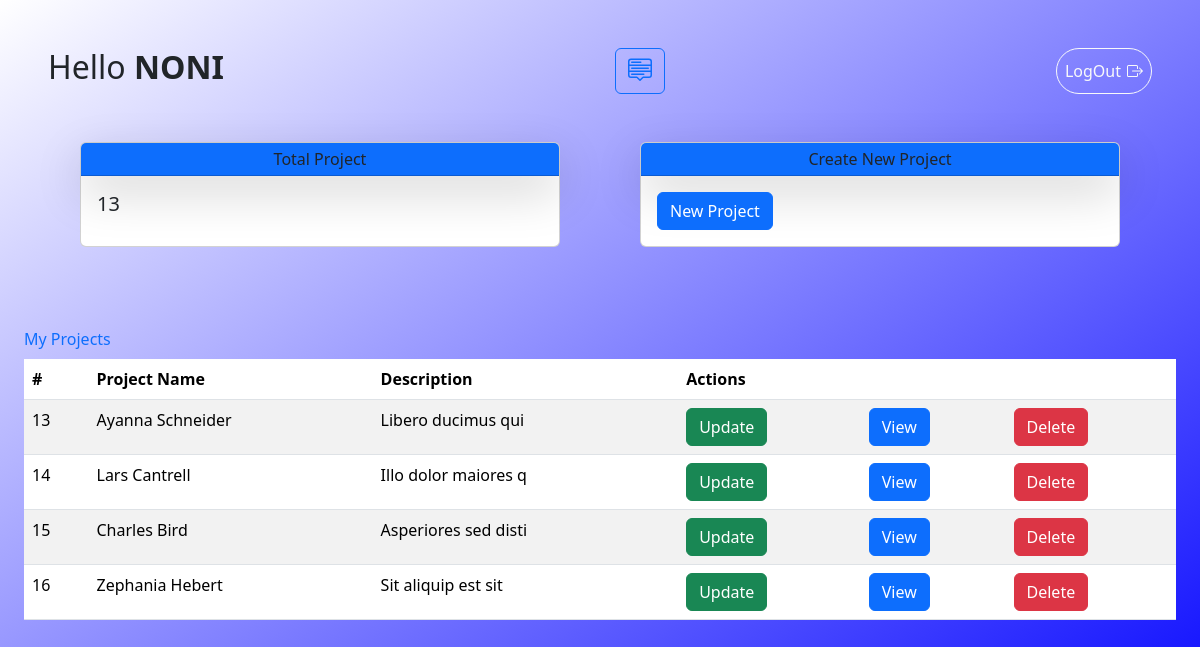
Screenshot of / (signed in) with the database file from the repository.
### survey/models.py (models this page shows, shortened)
class Project(models.Model):
   name = models.CharField(null=True, max_length=100)
   description = models.TextField(null=True)
   users = models.ManyToManyField(User)

### survey/views.py (the view)
# urls.py: 2. Add a URL to urlpatterns:  path('', Home.as_view(), name='home')
@login_required(login_url='login')
def Home(request):
    projects = Project.objects.all()
    total_proj = Project.objects.count()
    filtered_projects = Project.objects.filter(users=request.user)
    form = ProjectForm()
    if request.method == 'POST':
        form = ProjectForm(request.POST)
        if form.is_valid():
            form.save(commit=True, user=request.user)
            messages.success(request, 'Project created successfully')
            return redirect('home')
    context = {
        'projects': projects,
        'total_proj': total_proj,
        'form': form,
        'filtered_projects': filtered_projects
    }
    return render(request, 'survey/home.html', context)

### survey/templates/survey/home.html (shortened to what this page needs)
{% load static %}
<!DOCTYPE html>
<html>
  <head>
    <link rel="stylesheet" href="">
    <link href="https://cdn.jsdelivr.net/npm/bootstrap@5.3.2/dist/css/bootstrap.min.css" rel="stylesheet">
  </head>
  <body>
<section
class="vh-100 gradient-custom overflow-auto" style="background-image: linear-gradient(to bottom right, white, blue);">
       <div class="d-flex justify-content-between p-5">
        <h2>Hello <span class='text-uppercase fw-bold'>{{request.user}} </span></h2>
        <a href="{% url "project" %}" type="button" class="btn btn-outline-primary"></a>
<a href={% url "logout" %} class="icon-link icon-link-hover rounded-pill p-2 btn btn-outline-light" style="--bs-link-hover-color-rgb: 255,255,255; ">LogOut
</a>
       </div>
       <div class="d-flex justify-content-evenly">
        <div class="card"  style="width: 30rem;">
        <div class="card-header shadow-lg p-1 text-center bg-primary">
          Total Project
        </div>
        <div class="card-body">
          <h5 class="card-title">{{total_proj}}</h5>
        </div>
      </div>
<div class="card"  style="width: 30rem;">
        <div class="card-header shadow-lg p-1 text-center bg-primary ">
          Create New Project
        </div>
        <div class="card-body">
<button type="button" class="btn btn-primary" data-bs-toggle="modal" data-bs-target="#staticBackdrop">
  New Project
</button>
        </div>
      </div>
       </div>
<div class='p-4 mt-5'>
       <table class="table table-striped table-hover caption-top">
        <caption class='text-primary'>My Projects</caption>
<thead>
  <tr>
    <th scope="col">#</th>
    <th scope="col">Project Name</th>
    <th scope="col">Description</th>
    <th scope="col">Actions</th>
    <th scope="col"></th>
    <th scope="col"></th>
  </tr>
</thead>
{% for p in filtered_projects  %}
<tr>
  <td>{{p.id}}</td>
  <td>{{p.name}}</td>
  <td>{{p.description}}</td>
  <td>
    <a href="{% url "projectform" p.id %}" class="btn btn-success" type="button">Update</a>
</td>
  <td>
    <a href='{% url "proview" p.id %}' class="btn btn-primary" type="button">View</a>
  </td>
  <td>
    <a href="{% url "delete" p.id %}" class="btn btn-danger" type="button">Delete</a>
</td>
</tr>
{% endfor %}
</table>
</div>
</section>
  </body>
</html>

### rows the page displays
Project: id "13", name "Ayanna Schneider", description "Libero ducimus qui"
Project: id "14", name "Lars Cantrell", description "Illo dolor maiores q"
Project: id "15", name "Charles Bird", description "Asperiores sed disti"
Project: id "16", name "Zephania Hebert", description "Sit aliquip est sit"

### other values shown
{{ request.user }} "NONI"
{{ total_proj }} "13"
